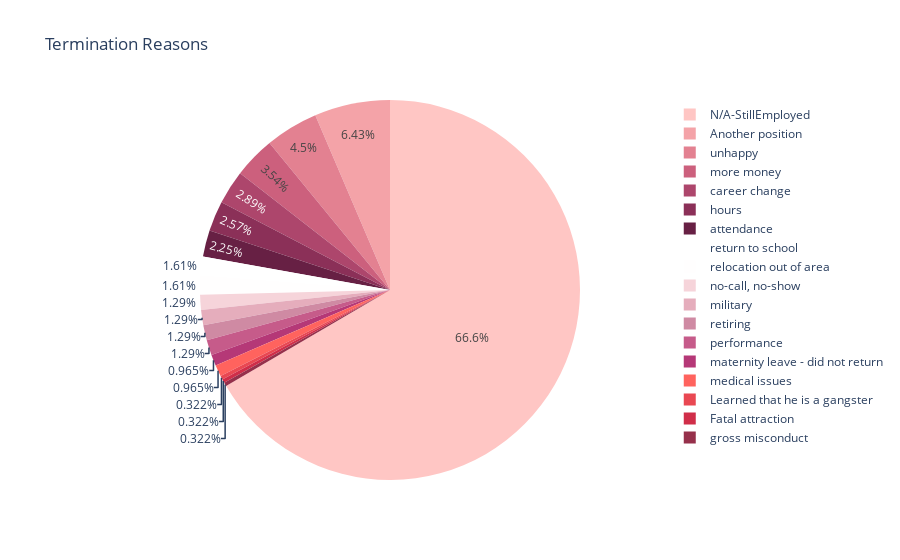

Write notebook code for a chart like this one.
### Markdown cell above
Description: Shows counts of employees categorized by termination reasons.

Insights: Identifies primary reasons for termination, which can guide retention strategies.

### Code cell
# Pie chart for Termination Reasons
term_counts = df['TermReason'].value_counts()
fig = px.pie(values=term_counts.values, names=term_counts.index,
             title='Termination Reasons', color_discrete_sequence=px.colors.sequential.Burg)
fig.show()

### Figure 1 — Plotly figure (JSON) as saved in the notebook; plotly's stock layout.template omitted (floating-point values rounded to 4 significant figures)
{"data": [{"domain": {"x": [0.0, 1.0], "y": [0.0, 1.0]}, "hovertemplate": "label=%{label}<br>value=%{value}<extra></extra>", "labels": ["N/A-StillEmployed", "Another position", "unhappy", "more money", "career change", "hours", "attendance", "return to school", "relocation out of area", "no-call, no-show", "military", "retiring", "performance", "maternity leave - did not return", "medical issues", "Learned that he is a gangster", "Fatal attraction", "gross misconduct"], "legendgroup": "", "name": "", "showlegend": true, "values": [207, 20, 14, 11, 9, 8, 7, 5, 5, 4, 4, 4, 4, 3, 3, 1, 1, 1], "type": "pie"}], "layout": {"legend": {"tracegroupgap": 0}, "title": {"text": "Termination Reasons"}, "piecolorway": ["rgb(255, 198, 196)", "rgb(244, 163, 168)", "rgb(227, 129, 145)", "rgb(204, 96, 125)", "rgb(173, 70, 108)", "rgb(139, 48, 88)", "rgb(103, 32, 68)"]}}
